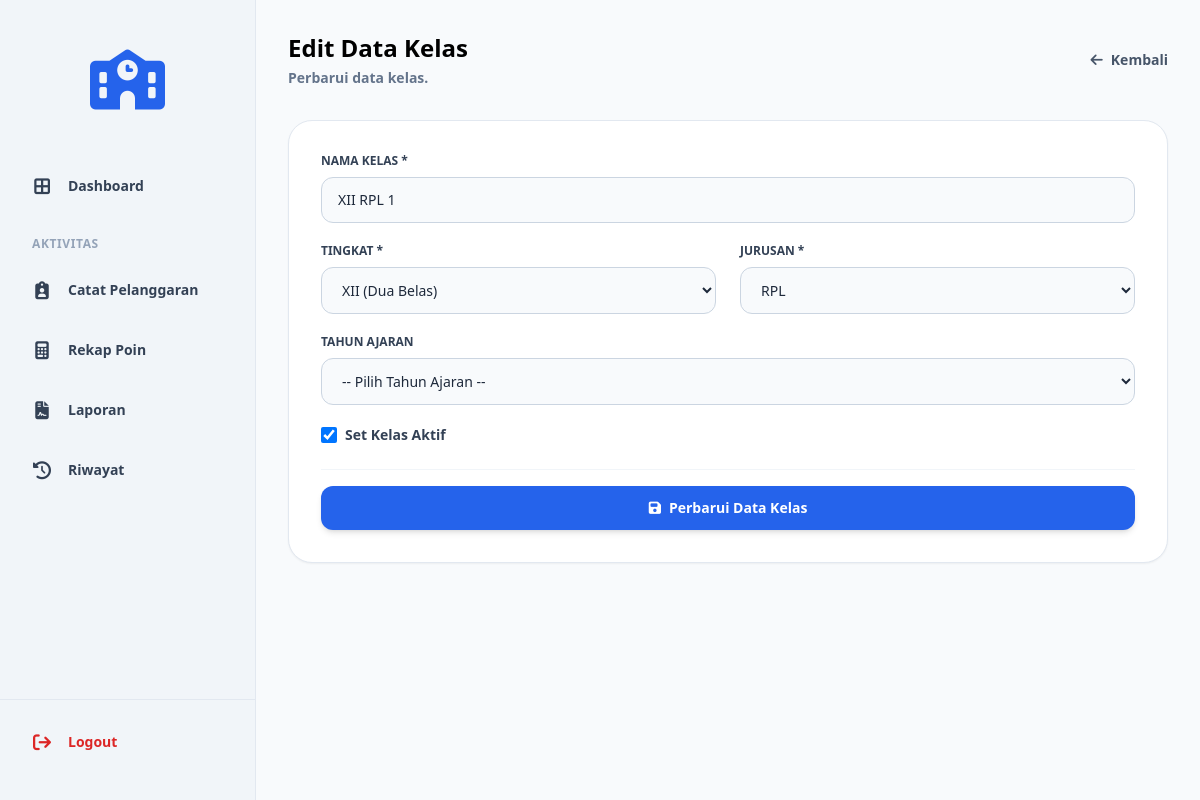
Page /edit_kelas.php?id=11 (signed in) on the committed database.
### tables this page shows
CREATE TABLE `t_kelas` (
  `id` int(11) NOT NULL AUTO_INCREMENT,
  `nama` varchar(100) DEFAULT NULL,
  `tingkat` varchar(20) NOT NULL,
  `jurusan` varchar(100) NOT NULL,
  `status_aktif` tinyint(1) NOT NULL,
  `created_at` timestamp NOT NULL DEFAULT current_timestamp(),
  `updated_at` timestamp NOT NULL DEFAULT current_timestamp(),
  PRIMARY KEY (`id`),
  UNIQUE KEY `uq_t_kelas_nama` (`nama`)
);

### edit_kelas.php (the view, shortened to what this page needs)
<?php
include 'config/koneksi.php';
$id = $_GET['id'] ?? null;
$query_data = mysqli_query($koneksi, "SELECT * FROM t_kelas WHERE id = '$id'");
$data = mysqli_fetch_assoc($query_data);
$jurusan_options = ['RPL', 'TKJ', 'BD', 'TKR', 'TSM'];
?>
<!DOCTYPE html>
<html lang="id">
<head>
    <?php include 'layouts/head.php'; ?>
</head>
<body class="bg-slate-50 text-slate-800 font-sans min-h-screen flex">
    <?php include 'layouts/sidebar.php'; ?>
    <main class="flex-1 p-8 bg-slate-50 overflow-y-auto">
        <div class="flex justify-between items-center mb-8 max-w-4xl mx-auto">
            <div>
                <h1 class="text-2xl font-bold text-black">Edit Data Kelas</h1>
                <p class="text-sm font-bold text-slate-500 mt-1">Perbarui data kelas.</p>
            </div>
            <a href="kelola_kelas.php" class="text-slate-600 hover:text-black font-bold text-sm flex items-center gap-2">
                <i class="fa-solid fa-arrow-left"></i> Kembali
            </a>
        </div>
        <div class="max-w-4xl mx-auto bg-white p-8 rounded-[1.5rem] shadow-sm border border-slate-200">
            <form method="POST" action="">
                <div class="mb-5">
                    <label class="block text-xs font-bold text-slate-700 mb-2">NAMA KELAS *</label>
                    <input type="text" name="nama" value="<?php echo htmlspecialchars($data['nama']); ?>" required class="w-full border border-slate-300 px-4 py-3 rounded-xl text-sm focus:border-blue-600 focus:outline-none bg-slate-50">
                </div>
                <div class="grid grid-cols-2 gap-6 mb-5">
                    <div>
                        <label class="block text-xs font-bold text-slate-700 mb-2">TINGKAT *</label>
                        <select name="tingkat" required class="w-full border border-slate-300 px-4 py-3 rounded-xl text-sm focus:border-blue-600 focus:outline-none bg-slate-50">
                            <option value="XII" <?php echo $data['tingkat']=='XII' ? 'selected' : ''; ?>>XII (Dua Belas)</option>
                        </select>
                    </div>
                    <div>
                        <label class="block text-xs font-bold text-slate-700 mb-2">JURUSAN *</label>
                        <select name="jurusan" required class="w-full border border-slate-300 px-4 py-3 rounded-xl text-sm focus:border-blue-600 focus:outline-none bg-slate-50">
                            <?php foreach ($jurusan_options as $j): ?>
                                <option value="<?php echo $j; ?>" <?php echo $data['jurusan'] === $j ? 'selected' : ''; ?>><?php echo $j; ?></option>
                            <?php endforeach; ?>
                        </select>
                    </div>
                </div>
                <div class="mb-5">
                    <label class="block text-xs font-bold text-slate-700 mb-2">TAHUN AJARAN</label>
                    <select name="tahun_ajaran_id" class="w-full border border-slate-300 px-4 py-3 rounded-xl text-sm focus:border-blue-600 focus:outline-none bg-slate-50">
                        <option value="">-- Pilih Tahun Ajaran --</option>
                    </select>
                </div>
                <div class="flex items-center gap-2 mb-6 mt-4">
                    <input type="checkbox" name="status_aktif" value="1" <?php echo $data['status_aktif'] == 1 ? 'checked' : ''; ?> class="w-4 h-4 text-blue-600 bg-slate-100 border-slate-300 rounded focus:ring-blue-500">
                    <label class="text-sm font-bold text-slate-700">Set Kelas Aktif</label>
                </div>
                <div class="pt-4 border-t border-slate-100">
                    <button type="submit" class="w-full bg-blue-600 hover:bg-blue-700 text-white font-bold py-3 px-6 rounded-xl text-sm shadow-md transition flex items-center justify-center gap-2">
                        <i class="fa-solid fa-save"></i> Perbarui Data Kelas
                    </button>
                </div>
            </form>
        </div>
    </main>
</body>
</html>

### rows in the picture
t_kelas: nama "XII RPL 1", tingkat "XII (Dua Belas)", jurusan "RPL", status_aktif "☑"
